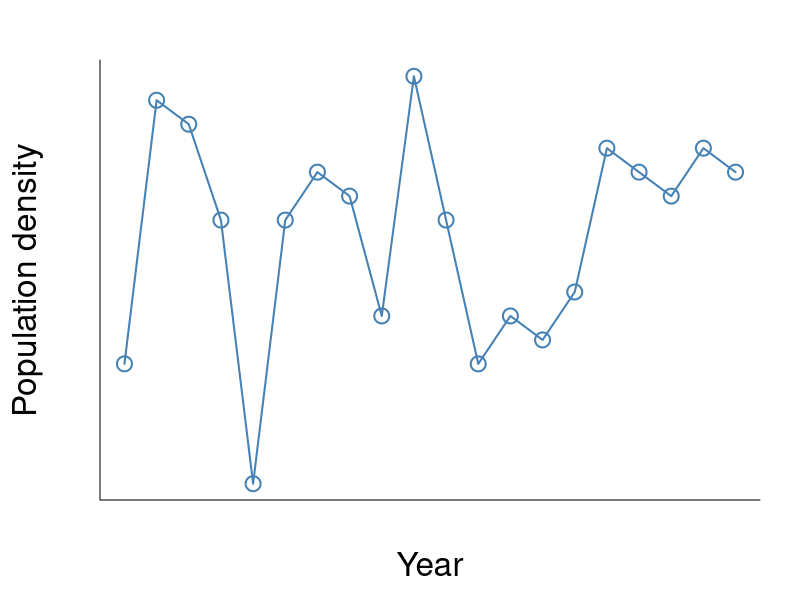
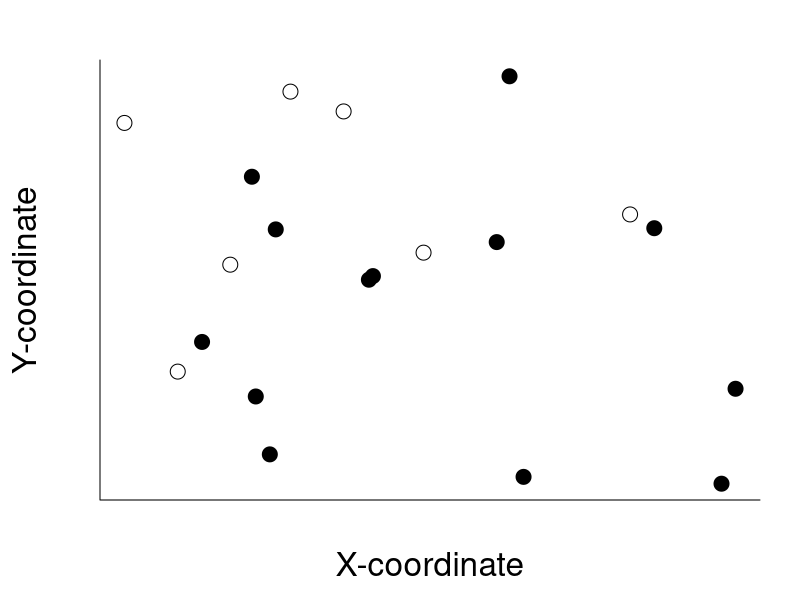
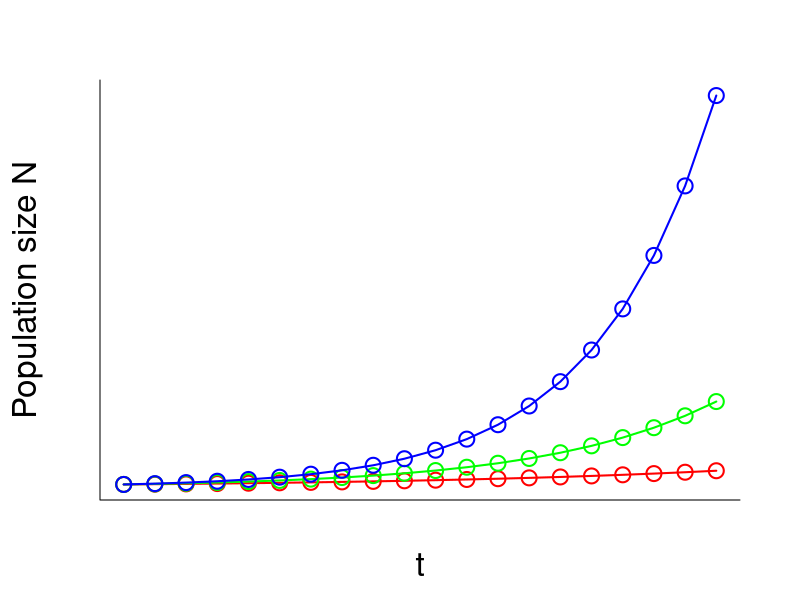
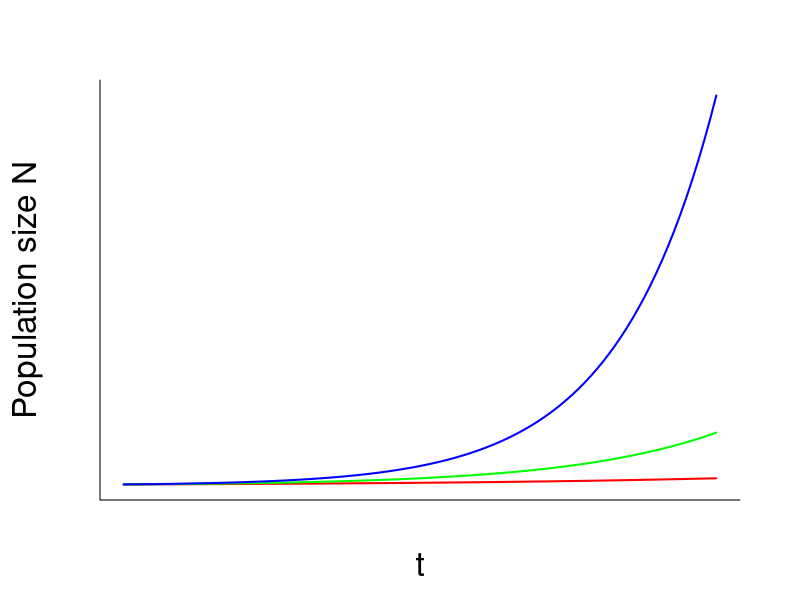
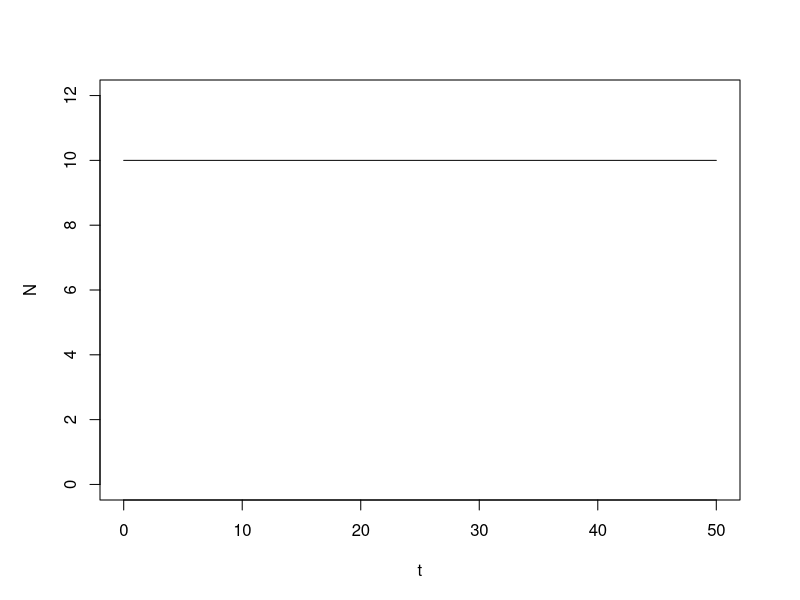
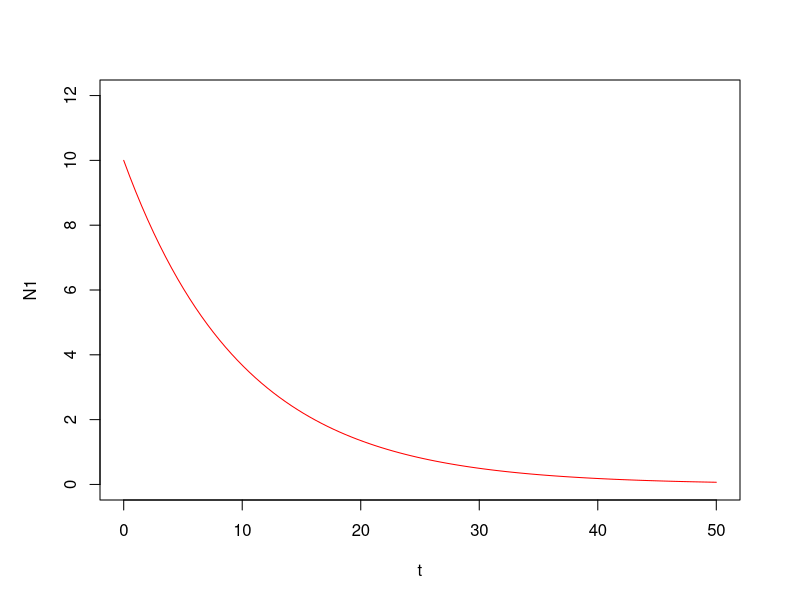
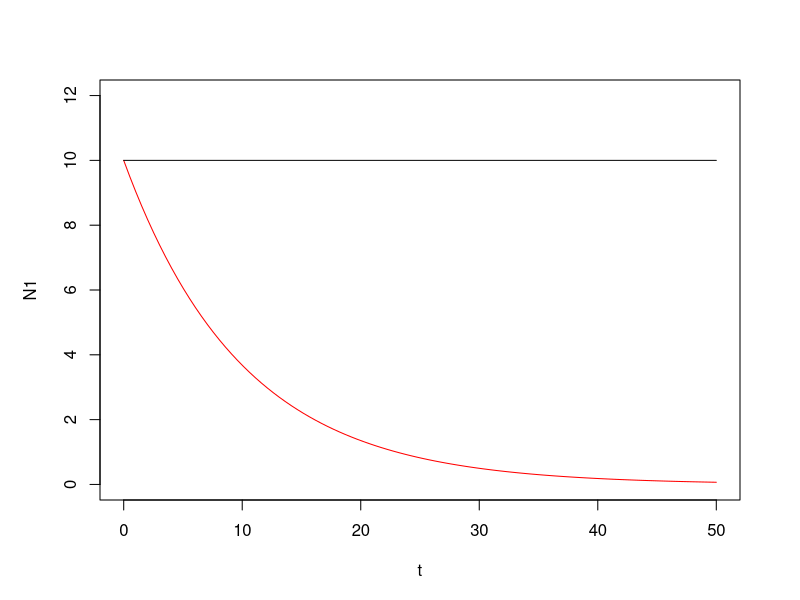
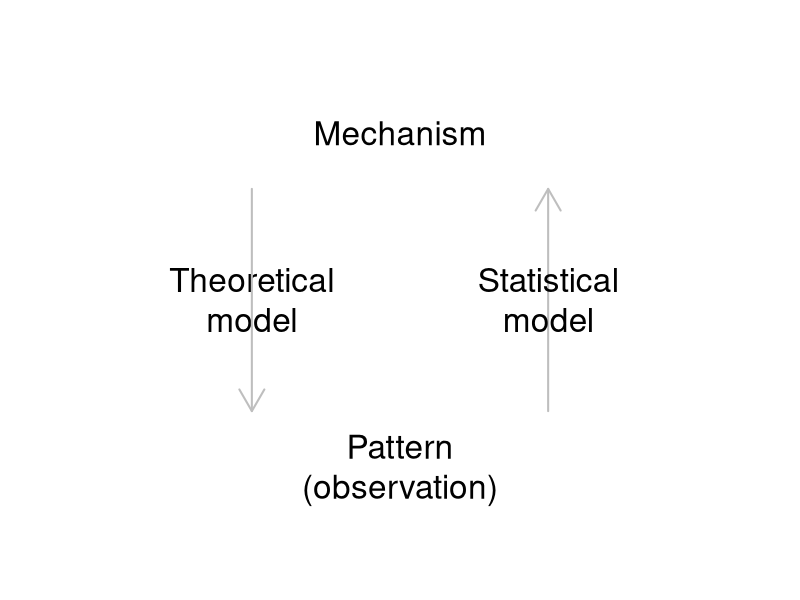

Write the R code that produced these figures, in order.
## ---- chunk 1

knitr::opts_chunk$set(echo = F, fig.width = 5, fig.height = 4)
CEX <- LWD <- 2

## ---- chunk 2

set.seed(1)
n <- 20; x <- 1:n; y <- rpois(n, 30)
par(mar = c(5,5,3,2) )
plot(y ~ x,
     ylab = "Population density", xlab = "Year", cex.lab = CEX,
     type = "o", cex = CEX, lwd = LWD, col = "steelblue", axes = F)
box(bty = "l")

## ---- chunk 3

set.seed(3)
par(mar = c(5,5,3,2) )
n <- 20; x <- runif(n, 0, 100); y <- runif(n, 0, 100)
plot(x ~ y, pch = 21, cex = CEX, bg = grey(rbinom(n, 1, p = 0.5)),
     axes = F, xlab = "X-coordinate", ylab = "Y-coordinate", cex.lab = CEX)
box(bty = "l")

## ---- chunk 4
N <- matrix(10, nrow = 20, ncol = 3)
N[1,] <- 10; r <- 1:3*0.1
Nt <- 20; t <- 1:Nt
for(i in 1:(Nt-1) ){ N[i+1,] <- N[i,] + r*N[i,] }

par(mar = c(5,5,4,3))
matplot(t, N, type = "o", pch = 21, lty = 1,
        axes = F,
        cex = CEX, lwd = LWD, cex.lab = CEX, cex.axis = CEX,
        ylab = "Population size N", xlab = "t",
        col = rainbow(3) )
box(bty = "l")
## ---- chunk 5
N0 <- 10; r <- 1:3*0.1
N <- sapply(1:3, function(i) N0*exp(r[i]*seq(0, 20, length = 100)) ) 

par(mar = c(5,5,4,3))
matplot(N, type = "l", pch = 21, lty = 1,
        axes = F,
        cex = CEX, lwd = LWD, cex.lab = CEX, cex.axis = CEX,
        ylab = "Population size N", xlab = "t",
        col = rainbow(3) )
box(bty = "l")
## ---- chunk 6

t <- seq(from = 0, to = 50, length = 100)

## ---- chunk 7
# elements 1 to 5
t[1:5]

# elements 96 to 100
t[96:100]

## ---- chunk 8

N0 <- 10
print(N0)

## ---- chunk 9

r0 <- 0
print(r0)

## ---- chunk 10

N <- exp(r0*t)*N0

## ---- chunk 11

plot(N ~ t, type = "l", ylim = c(0, 12) )

## ---- chunk 12

r1 <- -0.1
N1 <- exp(r1*t)*N0
plot(N1 ~ t, type = "l", ylim = c(0, 12), col = "red")

## ---- chunk 13

plot(N1 ~ t, type = "l", ylim = c(0, 12), col = "red")
lines(N ~ t)

## ---- chunk 14
par(mar= c(0,0,0,0), oma = c(0,0,0,0))
plot(0, type = "n", xlim = c(0,1), ylim = c(0,1), ann = F, axes = F)
text(0.5, 0.8, "Mechanism", cex = CEX)
text(0.5, 0.2, "Pattern\n(observation)", cex = CEX)
arrows(x0 = 0.7, y0 = 0.3, y1 = 0.7, col = "gray", lwd = LWD); text(0.3, 0.5, "Theoretical\nmodel", cex = CEX)
arrows(x0 = 0.3, y0 = 0.7, y1 = 0.3, col = "gray", lwd = LWD); text(0.7, 0.5, "Statistical\nmodel", cex = CEX)

## ---- chunk 15
par(mar= c(0,0,0,0), oma = c(0,0,0,0))
plot(0, type = "n", xlim = c(0,1), ylim = c(0,1), ann = F, axes = F)
text(0.5, 0.8, "Mechanism", cex = CEX)
text(0.5, 0.2, "Pattern\n(observation)", cex = CEX)
arrows(x0 = 0.7, y0 = 0.3, y1 = 0.7, col = "gray", lwd = LWD); text(0.3, 0.5, "Theoretical\nmodel", cex = CEX)
arrows(x0 = 0.3, y0 = 0.7, y1 = 0.3, col = "gray", lwd = LWD); text(0.7, 0.5, "Statistical\nmodel", cex = CEX)

## ---- chunk 16
ylab <- expression(dN/dt)
fun <- function(r,x,K){r*x*(1-x/K)}

x <- 0:120; K <- 100; r <- 1
par(mar=c(5,5,3,2))
plot(fun(r,x,K) ~ x, type = "l", axes = F,
     ylab = ylab, xlab = "N", cex.lab = CEX)
abline(h = 0, col=grey(0.5), lty = 2)
box(bty = "l")
points(K, 0, pch = 21, cex = CEX)
axis(2, at = 0)

## ---- chunk 17
t <- seq(0, 50, length = 100)
r <- 1
K <- 200
N0 <- 10
## ---- chunk 18

C <- (K - N0)/N0
N <- K/(1 + C*exp(-r*t) )

## ---- chunk 19
plot(N ~ t, type = "l")
